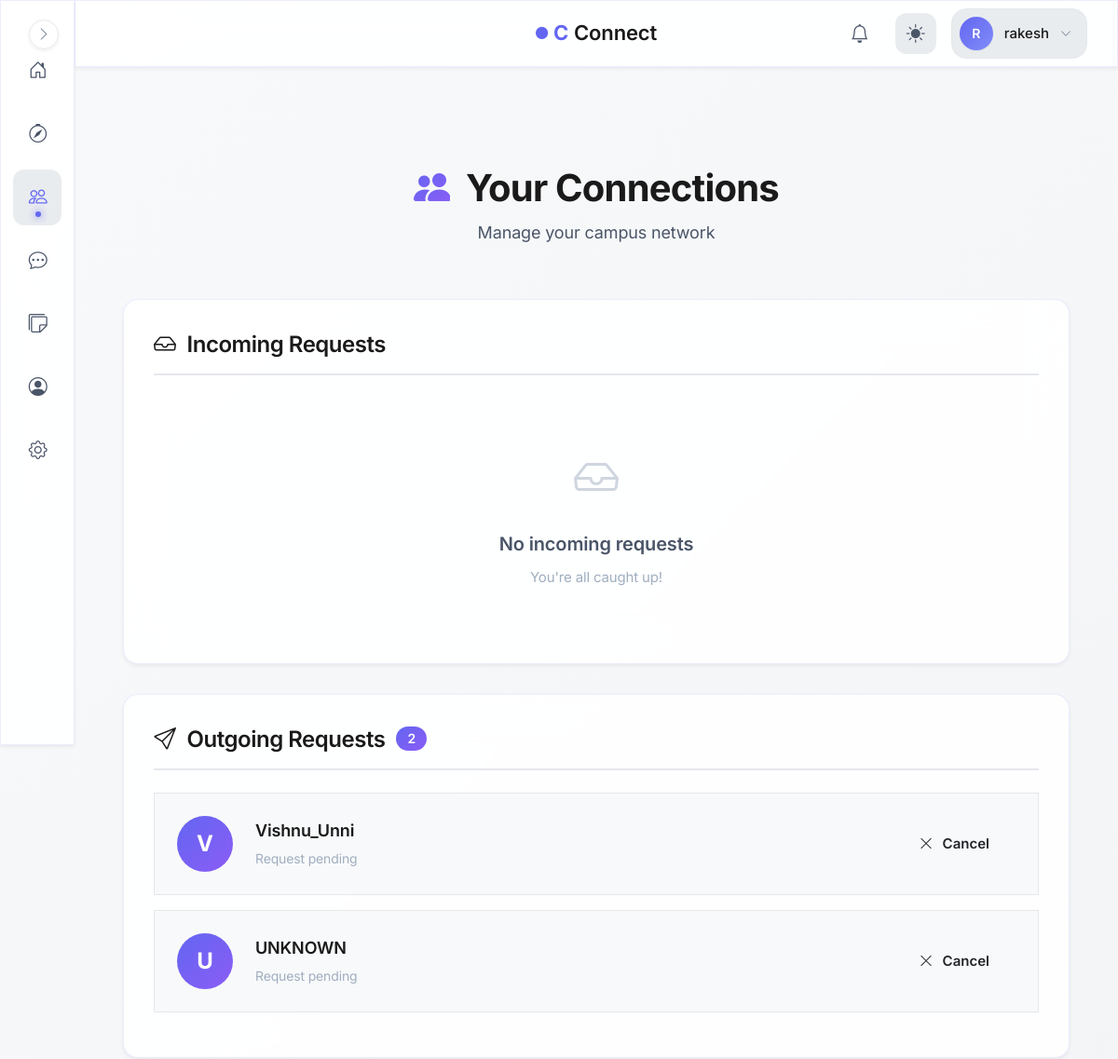
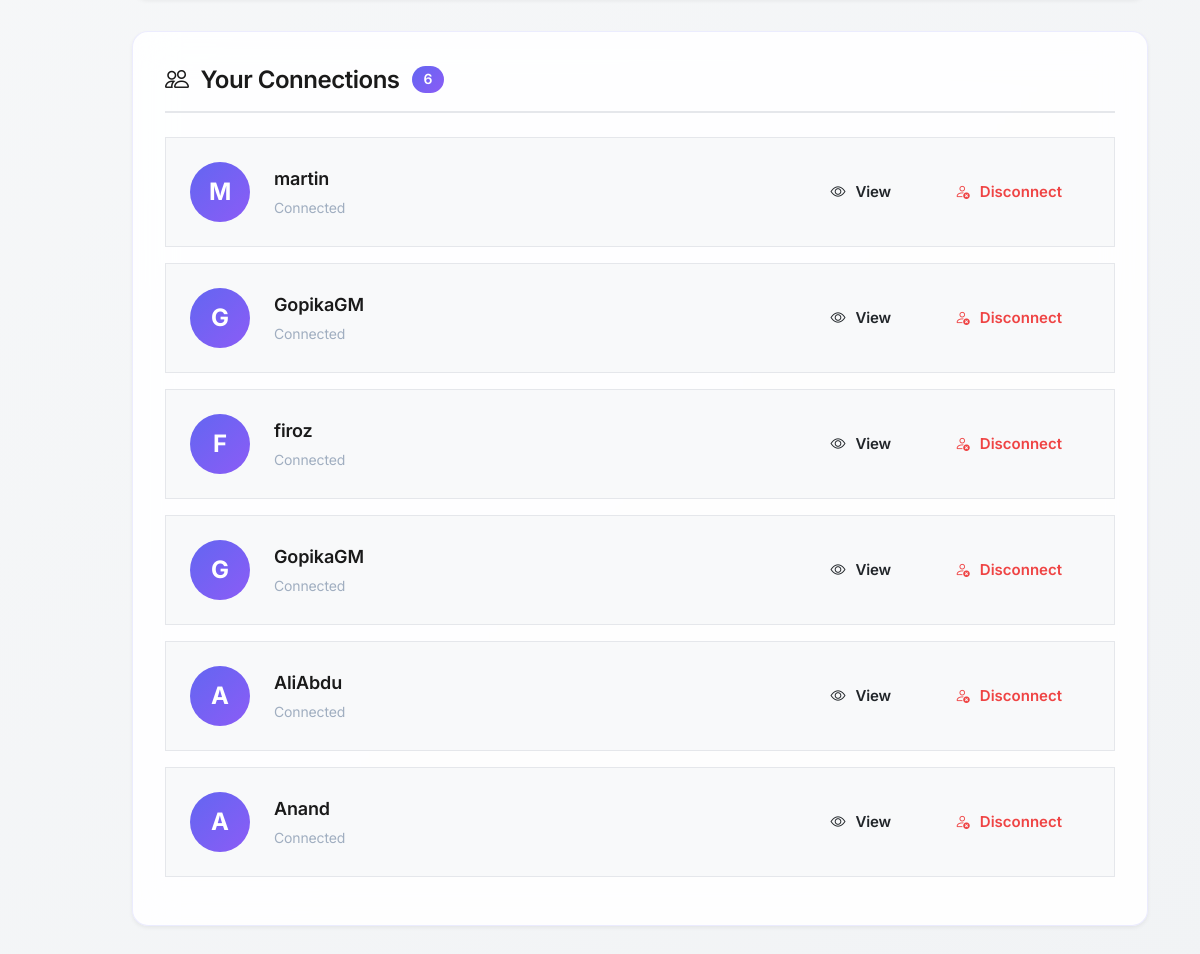
The app's page /connections (signed in) with its own data (2 pictures, top to bottom).
### models.py (models this page shows, shortened)
class User(UserMixin, db.Model):
    id = db.Column(db.Integer, primary_key=True, autoincrement=True)  # Unique identifier
    username = db.Column(db.String(100), nullable=False)  # Name of the user (later can add this unique if needed)
    email = db.Column(db.String(120), nullable=False, unique=True)  # Email of the user
    password = db.Column(db.String(200), nullable=False)  # Passwords not hashed yet (done in setup_db.py)
    created_at = db.Column(db.DateTime, default=db.func.now())  # Timestamp of account creation
    last_login = db.Column(db.DateTime, nullable=True)  # Timestamp of last login
    pass

class Connection(db.Model):
    id = db.Column(db.Integer, primary_key=True, autoincrement=True)
    user_id = db.Column(db.Integer, db.ForeignKey('user.id'), nullable=False)  # User who initiated the connection
    target_user_id = db.Column(db.Integer, db.ForeignKey('user.id'), nullable=False)  # User who is targetted to connect
    status = db.Column(db.String(20), nullable=False, default='pending')
    created_at = db.Column(db.DateTime, default=db.func.now()) #current_timestamp())
    __table_args__ = (
        db.UniqueConstraint('user_id', 'target_user_id', name='_user_target_uc'),
        db.Index('idx_target_user', 'target_user_id'),
    )
    user = db.relationship('User', foreign_keys=[user_id], backref='sent_requests')
    connected_user = db.relationship('User', foreign_keys=[target_user_id], backref='received_requests')

### blueprints/connections/routes.py (the view)
@connections.route('/connections')
@login_required
def connections_home():
    incoming = list_requests(current_user.id, 'incoming', 'pending', limit=50)
    outgoing = list_requests(current_user.id, 'outgoing', 'pending', limit=50)
    accepted = list_connections(current_user.id, limit=100)
    return render_template(
        'connections/list.html',
        incoming=incoming,
        outgoing=outgoing,
        accepted=accepted
    )

### blueprints/auth/__init__.py (called while the page is built)
@login_manager.user_loader
def load_user(user_id):
    from models import User  # Importing User model for querying  (import here to avoid circular imports)
    return User.query.get(int(user_id))

@auth.after_app_request
def add_header(response):
    if current_user.is_authenticated and request.blueprint == 'auth':
        response.headers['Cache-Control'] = 'no-store, no-cache, must-revalidate, post-check=0, pre-check=0, max-age=0'
        response.headers['Pragma'] = 'no-cache'
        response.headers['Expires'] = '-1'
    return response

### blueprints/connections/service.py (called while the page is built)
def list_requests(user_id: int, direction='incoming', status='pending', limit=50, offset=0):
    q = Connection.query
    if direction == 'incoming':
        q = q.filter_by(target_user_id=user_id)
    else:
        q = q.filter_by(user_id=user_id)
    if status:
        q = q.filter_by(status=status)
    q = q.order_by(Connection.created_at.desc()).limit(limit).offset(offset)
    return q.all()

def list_connections(user_id: int, limit=50, offset=0):
    q = Connection.query.filter(
        (Connection.status == 'accepted') & (
            (Connection.user_id == user_id) | (Connection.target_user_id == user_id)
        )
    ).order_by(Connection.created_at.desc()).limit(limit).offset(offset)
    return q.all()

### factory_helpers.py (called while the page is built, shortened)
def register_security_headers(app):
    @app.after_request
    def set_secure_headers(response):
        response.headers['Content-Security-Policy'] = (
            "default-src 'self'; "
            "img-src 'self' data: blob: https:; "# Allow external images
            "style-src 'self' 'unsafe-inline' https:; "# ADD https: for CDNs
            "script-src 'self' 'unsafe-inline' https:; "# ADD https: for JS
            "font-src 'self' https: data:; "# Google Fonts
            "connect-src 'self' https:;"  # ← ADD https: for CDNs/maps
        )
        response.headers['X-Content-Type-Options'] = 'nosniff'
        response.headers['X-Frame-Options'] = 'DENY'
        response.headers['Referrer-Policy'] = 'strict-origin-when-cross-origin'
        response.headers['Permissions-Policy'] = 'geolocation=(), microphone=()'
        return response

def register_profilevisit_cleanup(app):
    last_cleanup = {'t': 0}
    @app.before_request
    def cleanup_visits():
        now = time.time()
        if now - last_cleanup['t'] < 3600:  # run once every hour
            return

### blueprints/connections/templates/connections/list.html (shortened to what this page needs)
{% extends "base.html" %}
{% block body %}
<div class="container py-4">
    <div class="connections-header animate-on-scroll">
        <h1 class="connections-title">
            <i class="bi bi-people-fill me-2" style="background: linear-gradient(135deg, var(--primary-color), var(--accent-color)); -webkit-background-clip: text; -webkit-text-fill-color: transparent;"></i>
            Your Connections
        </h1>
        <p class="connections-subtitle">Manage your campus network</p>
    </div>
    <div class="section-card glass-card animate-on-scroll">
        <div class="section-header">
            <h2 class="section-title">
                <i class="bi bi-inbox"></i>
                Incoming Requests
            </h2>
        </div>
        {% if incoming %}
            {% for c in incoming %}
            <div class="connection-item">
                <div class="connection-avatar">
                    {{ c.user.username[0].upper() if c.connected_user else 'U' }}
                </div>
                <div class="connection-info">
                    <div class="connection-name">{{ c.user.username if c.connected_user else 'UNKNOWN'}}</div>
                    <div class="connection-meta">wants to connect with you</div>
                </div>
                <div class="connection-actions">
                    <form method="POST" action="{{ url_for('connections.connections_accept', conn_id=c.id) }}">
                        <input type="hidden" name="csrf_token" value="{{ csrf_token() }}">
                        <button class="btn btn-primary-custom btn-sm">
                            <i class="bi bi-check-lg"></i> Accept
                        </button>
                    </form>
                    <form method="POST" action="{{ url_for('connections.connections_reject', conn_id=c.id) }}">
                        <input type="hidden" name="csrf_token" value="{{ csrf_token() }}">
                        <button class="btn btn-outline-custom btn-sm">
                            <i class="bi bi-x-lg"></i> Reject
                        </button>
                    </form>
                </div>
            </div>
            {% endfor %}
        {% else %}
            <div class="empty-state">
                <div class="empty-icon"><i class="bi bi-inbox"></i></div>
                <div class="empty-title">No incoming requests</div>
                <div class="empty-text">You're all caught up!</div>
            </div>
        {% endif %}
    </div>
    <div class="section-card glass-card animate-on-scroll">
        <div class="section-header">
            <h2 class="section-title">
                <i class="bi bi-send"></i>
                Outgoing Requests
                {% if outgoing %}
                <span class="badge-count">{{ outgoing|length }}</span>
                {% endif %}
            </h2>
        </div>
        {% if outgoing %}
            {% for c in outgoing %}
            <div class="connection-item">
                <div class="connection-avatar">{{ c.connected_user.username[0].upper() if c.connected_user else 'U'}}</div>
                <div class="connection-info">
                    <div class="connection-name">{{ c.connected_user.username if c.connected_user else 'UNKNOWN'}}</div>
                    <div class="connection-meta">Request pending</div>
                </div>
                <div class="connection-actions">
                    <form method="POST" action="{{ url_for('connections.connections_cancel', conn_id=c.id) }}">
                        <button class="btn btn-outline-custom btn-sm cancel-btn" data-conn-id="{{ c.id }}">
                            <i class="bi bi-x-lg"></i> Cancel
                        </button>
                    </form>
                </div>
            </div>
            {% endfor %}
        {% endif %}
    </div>
    <div class="section-card glass-card animate-on-scroll">
        <div class="section-header">
            <h2 class="section-title">
                <i class="bi bi-people"></i>
                Your Connections
                {% if accepted %}
                <span class="badge-count">{{ accepted|length }}</span>
                {% endif %}
            </h2>
        </div>
        {% if accepted %}
            {% for c in accepted %}
            {% set other = c.user if c.user_id != current_user.id else c.connected_user %}
            <div class="connection-item">
                <div class="connection-avatar">{{ other.username[0].upper() }}</div>
                <div class="connection-info">
                    <div class="connection-name">{{ other.username }}</div>
                    <div class="connection-meta">Connected</div>
                </div>
                <div class="connection-actions">
                    <a href="{{ url_for('main.view_user_profile', user_id=other.id) }}" class="btn btn-outline-custom btn-sm">
                        <i class="bi bi-eye"></i> View
                    </a>
                    <form method="POST"
                          action="{{ url_for('connections.connections_disconnect', conn_id=c.id) }}"
                          onsubmit="return confirm('Are you sure you want to disconnect? This will remove the connection.');">
                        <button class="btn btn-outline-custom btn-sm" style="color: var(--danger-color); border-color: var(--danger-color);">
                            <i class="bi bi-person-x"></i> Disconnect
                        </button>
                    </form>
                </div>
            </div>
            {% endfor %}
        {% endif %}
    </div>
</div>
{% endblock %}

### templates/base.html (shortened to what this page needs)
<!DOCTYPE html>
<html lang="en">
<head>
    <link rel="stylesheet" href="https://cdn.jsdelivr.net/npm/bootstrap-icons@1.11.1/font/bootstrap-icons.css">
    <link href="https://cdn.jsdelivr.net/npm/bootstrap@5.3.2/dist/css/bootstrap.min.css" rel="stylesheet">
    <link rel="stylesheet" href="{{ url_for('static', filename='css/global.css') }}">
</head>
<body>
    {% if current_user.is_authenticated %}
        <aside class="sidebar glass-effect" id="sidebar">
            <nav class="sidebar__nav">
                <a href="{{ url_for('main.dashboard') }}" class="sidebar__link" data-tooltip="Dashboard">
                    <div class="sidebar__link-icon">
                        <i class="bi bi-house-door"></i>
                    </div>
                </a>
                <a href="{{ url_for('main.search_page') }}" class="sidebar__link" data-tooltip="Discover">
                    <div class="sidebar__link-icon">
                        <i class="bi bi-compass"></i>
                    </div>
                </a>
                <a href="{{ url_for('connections.connections_home') }}" class="sidebar__link" data-tooltip="Connections">
                    <div class="sidebar__link-icon">
                        <i class="bi bi-people"></i>
                    </div>
                </a>
                <a href="{{ url_for('messages.inbox') }}" class="sidebar__link" data-tooltip="Messages">
                    <div class="sidebar__link-icon">
                        <i class="bi bi-chat-dots"></i>
                    </div>
                </a>
                <a href="/campus-board" class="sidebar__link" data-tooltip="Messages">
                    <div class="sidebar__link-icon">
                        <i class="bi bi-stickies"></i>
                    </div>
                </a>
                <a href="{{ url_for('auth.profile') }}" class="sidebar__link" data-tooltip="Profile">
                    <div class="sidebar__link-icon">
                        <i class="bi bi-person-circle"></i>
                    </div>
                </a>
                <a href="{{ url_for('main.settings') }}" class="sidebar__link" data-tooltip="Settings">
                    <div class="sidebar__link-icon">
                        <i class="bi bi-gear"></i>
                    </div>
                </a>
            </nav>
            <button class="sidebar__toggle" id="sidebarToggle" aria-label="Toggle sidebar">
                <i class="bi bi-chevron-right"></i>
            </button>
        </aside>
        <header class="topbar glass-effect">
            <div class="topbar__container">
                <div class="topbar__center">
                    <a href="{{ url_for('main.home') }}" class="topbar__brand">
                        <span class="brand-icon-small">
                            <i class="bi bi-circle-fill"></i>
                        </span>
                        <span class="brand-c">C</span>
                        <span class="brand-text">Connect</span>
                    </a>
                </div>
                <div class="topbar__actions">
                    <a href="{{ url_for('notifications.notifications_list') }}" class="topbar__icon-btn" aria-label="Notifications">
                        <i class="bi bi-bell"></i>
                        {% set unread = current_user.notifications | selectattr("is_read", "equalto", False) | list %}
                    </a>
                    <button class="topbar__icon-btn topbar__theme-toggle" id="themeToggle" aria-label="Toggle theme">
                        <i class="bi bi-sun-fill" id="themeIcon"></i>
                    </button>
                    <div class="topbar__profile" id="profileDropdown">
                        <button class="topbar__profile-btn" aria-label="Profile menu">
                            <div class="topbar__avatar">
                                {{ current_user.username[0].upper() }}
                            </div>
                            <span class="topbar__username">{{ current_user.username }}</span>
                            <i class="bi bi-chevron-down topbar__profile-arrow"></i>
                        </button>
                    </div>
                </div>
            </div>
        </header>
    {% endif %}
    <main class="main-content">
        {% block body %}{% endblock %}
    </main>
</body>
</html>

### blueprints/connections/templates/connections/list.html (style rules this page uses)
.connections-header { padding: 2.5rem 0; text-align: center; }
.connections-title { font-size: clamp(2rem, 4vw, 2.5rem); font-weight: 700; margin-bottom: 0.5rem; }
.connections-subtitle { color: var(--text-secondary); font-size: 1.125rem; }
.section-card { padding: 2rem; margin-bottom: 2rem; }
.section-header { display: flex; justify-content: space-between; align-items: center; margin-bottom: 1.5rem; padding-bottom: 1rem; border-bottom: 2px solid var(--border-color); }
.section-title { font-size: 1.5rem; font-weight: 600; display: flex; align-items: center; gap: 0.75rem; margin: 0; }
.badge-count { background: linear-gradient(135deg, var(--primary-color), var(--accent-color)); color: white; padding: 0.25rem 0.75rem; border-radius: 20px; font-size: 0.875rem; font-weight: 600; }
.connection-item { padding: 1.5rem; margin-bottom: 1rem; transition: all 0.3s ease; display: flex; align-items: center; gap: 1.5rem; border-radius: var(--border-radius-md); background: var(--bg-secondary); border: 1px solid var(--border-color); }
.connection-avatar { width: 60px; height: 60px; background: linear-gradient(135deg, var(--primary-color), var(--accent-color)); border-radius: 50%; display: flex; align-items: center; justify-content: center; font-size: 1.5rem; font-weight: 700; color: white; flex-shrink: 0; }
.connection-info { flex: 1; }
.connection-name { font-size: 1.125rem; font-weight: 600; color: var(--text-primary); margin-bottom: 0.25rem; }
.connection-meta { color: var(--text-muted); font-size: 0.875rem; }
.connection-actions { display: flex; gap: 0.5rem; flex-shrink: 0; }
.connection-actions form { display: inline; }
.empty-state { text-align: center; padding: 3rem 2rem; }
.empty-icon { font-size: 3rem; color: var(--text-muted); opacity: 0.5; margin-bottom: 1rem; }
.empty-title { font-size: 1.25rem; font-weight: 600; color: var(--text-secondary); margin-bottom: 0.5rem; }
.empty-text { color: var(--text-muted); font-size: 0.9375rem; }

### records on screen
User: username "R", username "rakesh"
Connection: connected_user "V", connected_user "Vishnu_Unni"
Connection: connected_user "U", connected_user "UNKNOWN"
User: username "M", username "martin"
User: username "G", username "GopikaGM"
User: username "F", username "firoz"
User: username "A", username "AliAbdu"
User: username "A", username "Anand"

### other values on screen
{{ outgoing|length }} "2"
{{ accepted|length }} "6"
